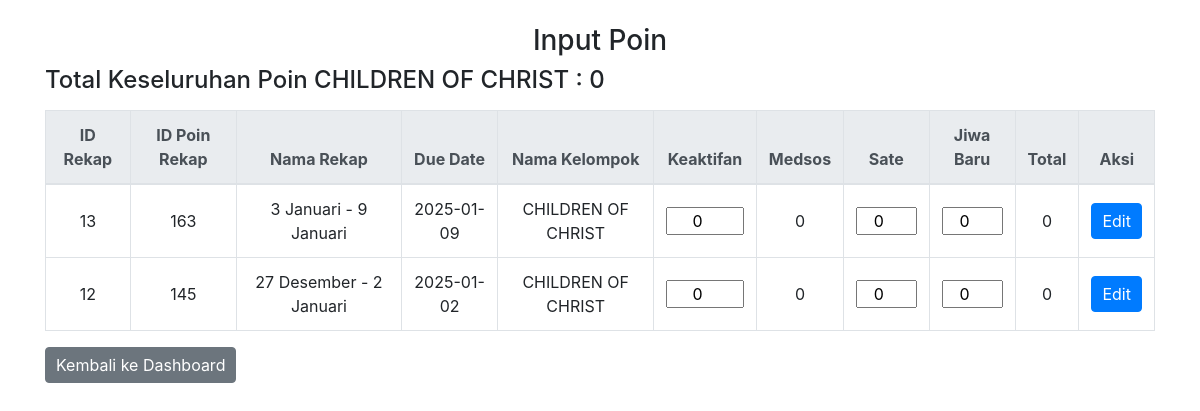
Page /input_poin.php (signed in) on the committed database.
### tables this page shows
CREATE TABLE `poinrekap` (
  `id_poinrekap` int(11) NOT NULL,
  `id_rekap` int(11) NOT NULL,
  `id_kelompok` int(11) NOT NULL,
  `keaktifan` int(11) NOT NULL,
  `medsos` int(11) NOT NULL,
  `sate` int(11) NOT NULL,
  `jiwa_baru` int(11) NOT NULL,
  `total` int(11) NOT NULL,
  `isdelete` int(11) NOT NULL
);

CREATE TABLE `rekap` (
  `id_rekap` int(11) NOT NULL,
  `nama_rekap` varchar(255) NOT NULL,
  `due_date` date NOT NULL,
  `isdelete` int(11) NOT NULL
);

CREATE TABLE `kelompok` (
  `id_kelompok` int(11) NOT NULL,
  `nama_kelompok` varchar(255) NOT NULL,
  `epic_kelompok` varchar(255) NOT NULL,
  `isdelete` int(11) NOT NULL
);

### input_poin.php (the view, shortened to what this page needs)
<?php
include('koneksi.php');
$nama_kelompok = $_SESSION['nama_kelompok'];
$sql = "
    SELECT r.id_rekap, r.nama_rekap, r.due_date,
           pr.id_poinrekap, k.nama_kelompok, pr.keaktifan, pr.medsos, pr.sate, pr.jiwa_baru, pr.total
    FROM rekap r
    LEFT JOIN poinrekap pr ON r.id_rekap = pr.id_rekap
    LEFT JOIN kelompok k ON pr.id_kelompok = k.id_kelompok
    WHERE pr.isdelete = 0 AND k.nama_kelompok = ?
    ORDER BY r.due_date DESC
";
$stmt = $conn->prepare($sql);
$stmt->bind_param("s", $nama_kelompok);
$stmt->execute();
$result = $stmt->get_result();
$total_keseluruhan_sql = "
    SELECT SUM(total) AS total_keseluruhan
    FROM poinrekap
    WHERE id_kelompok IN (SELECT id_kelompok FROM kelompok WHERE nama_kelompok = ?)
    AND isdelete = 0
";
$total_stmt = $conn->prepare($total_keseluruhan_sql);
$total_stmt->bind_param("s", $nama_kelompok);
$total_stmt->execute();
$total_result = $total_stmt->get_result();
$total_row = $total_result->fetch_assoc();
$total_keseluruhan = $total_row['total_keseluruhan'];
?>
<!DOCTYPE html>
<html lang="en">
<head>
    <link href="https://stackpath.bootstrapcdn.com/bootstrap/4.3.1/css/bootstrap.min.css" rel="stylesheet">
</head>
<body>
<div class="container mt-4">
    <h3 class="text-center">Input Poin</h3>
    <div class="text-left mb-3">
    <h4>Total Keseluruhan Poin <?= htmlspecialchars($nama_kelompok) ?> : <?= number_format($total_keseluruhan, 0, ',', '.') ?></h4>
    </div>
    <table class="table table-bordered table-hover text-center">
        <thead class="thead-light">
            <tr>
                <th>ID Rekap</th>
                <th>ID Poin Rekap</th>
                <th>Nama Rekap</th>
                <th>Due Date</th>
                <th>Nama Kelompok</th>
                <th>Keaktifan</th>
                <th>Medsos</th>
                <th>Sate</th>
                <th>Jiwa Baru</th>
                <th>Total</th>
                <th>Aksi</th>
            </tr>
        </thead>
        <tbody>
            <?php while ($row = $result->fetch_assoc()): ?>
                <?php
                $due_date = new DateTime($row['due_date']);
                $today = new DateTime();
                $is_past_due = $due_date < $today;
                ?>
                <tr>
                    <td><?= htmlspecialchars($row['id_rekap']) ?></td>
                    <td><?= htmlspecialchars($row['id_poinrekap']) ?></td>
                    <td><?= htmlspecialchars($row['nama_rekap']) ?></td>
                    <td><?= htmlspecialchars($row['due_date']) ?></td>
                    <td><?= htmlspecialchars($row['nama_kelompok']) ?></td>
                    <td>
                        <form action="update_poinrekap.php" method="post">
                            <input type="number" name="keaktifan" value="<?= $row['keaktifan'] ?>" <?= $is_past_due ? 'readonly' : '' ?> required>
                    </td>
                    <td><?= htmlspecialchars($row['medsos']) ?></td>
                    <td>
                        <input type="number" name="sate" value="<?= $row['sate'] ?>" <?= $is_past_due ? 'readonly' : '' ?> required>
                    </td>
                    <td>
                        <input type="number" name="jiwa_baru" value="<?= $row['jiwa_baru'] ?>" <?= $is_past_due ? 'readonly' : '' ?> required>
                    </td>
                    <td><?= htmlspecialchars($row['total']) ?></td>
                    <td>
                        <button type="submit" class="btn btn-primary" <?= $is_past_due ? 'disabled' : '' ?>>Edit</button>
                    </td>
                </tr>
            <?php endwhile; ?>
        </tbody>
    </table>
    <a href="index.php" class="btn btn-secondary">Kembali ke Dashboard</a>
</div>
</body>
</html>

### input_poin.php (style rules this page uses)
.table th, .table td { vertical-align: middle; text-align: center; }
.table input[type="number"] { width: 100%; max-width: 80px; text-align: center; padding: 0; margin: auto; box-sizing: border-box; }
.btn { padding: 5px 10px; }

### rows in the picture
poinrekap: id_rekap.id_rekap "13", id_poinrekap "163", id_rekap.nama_rekap "3 Januari - 9 Januari", id_rekap.due_date "2025-01-09", id_kelompok.nama_kelompok "CHILDREN OF CHRIST", keaktifan "0", medsos "0", sate "0", jiwa_baru "0", total "0"
poinrekap: id_rekap.id_rekap "12", id_poinrekap "145", id_rekap.nama_rekap "27 Desember - 2 Januari", id_rekap.due_date "2025-01-02", id_kelompok.nama_kelompok "CHILDREN OF CHRIST", keaktifan "0", medsos "0", sate "0", jiwa_baru "0", total "0"

### other values in the picture
$nama_kelompok "CHILDREN OF CHRIST"
$total_keseluruhan "0"
